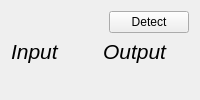
      <widget class="QWidget" name="tab_9">
       <attribute name="title">
        <string>Face Detection</string>
       </attribute>
       <layout class="QGridLayout" name="gridLayout_12">
        <item row="0" column="0">
         <layout class="QVBoxLayout" name="verticalLayout_21">
          <item>
           <layout class="QHBoxLayout" name="horizontalLayout_20">
            <item>
             <spacer name="horizontalSpacer_5">
              <property name="orientation">
               <enum>Qt::Horizontal</enum>
              </property>
              <property name="sizeHint" stdset="0">
               <size>
                <width>40</width>
                <height>20</height>
               </size>
              </property>
             </spacer>
            </item>
            <item>
             <layout class="QHBoxLayout" name="horizontalLayout_21"/>
            </item>
            <item>
             <widget class="QPushButton" name="pushButton_harris_2">
              <property name="text">
               <string>Detect</string>
              </property>
             </widget>
            </item>
           </layout>
          </item>
          <item>
           <layout class="QHBoxLayout" name="horizontalLayout_22">
            <item>
             <layout class="QVBoxLayout" name="verticalLayout_22">
              <item>
               <widget class="QLabel" name="label_21">
                <property name="font">
                 <font>
                  <pointsize>16</pointsize>
                  <italic>true</italic>
                 </font>
                </property>
                <property name="text">
                 <string>Input</string>
                </property>
               </widget>
              </item>
              <item>
               <widget class="QWidget" name="widget_face_det_input" native="true">
                <property name="sizePolicy">
                 <sizepolicy hsizetype="Minimum" vsizetype="Expanding">
                  <horstretch>0</horstretch>
                  <verstretch>0</verstretch>
                 </sizepolicy>
                </property>
               </widget>
              </item>
             </layout>
            </item>
            <item>
             <layout class="QVBoxLayout" name="verticalLayout_23">
              <item>
               <widget class="QLabel" name="label_23">
                <property name="font">
                 <font>
                  <pointsize>16</pointsize>
                  <italic>true</italic>
                 </font>
                </property>
                <property name="text">
                 <string>Output</string>
                </property>
               </widget>
              </item>
              <item>
               <widget class="QWidget" name="widget_face_det_output" native="true">
                <property name="sizePolicy">
                 <sizepolicy hsizetype="Minimum" vsizetype="Expanding">
                  <horstretch>0</horstretch>
                  <verstretch>0</verstretch>
                 </sizepolicy>
                </property>
               </widget>
              </item>
             </layout>
            </item>
           </layout>
          </item>
         </layout>
        </item>
       </layout>
      </widget>
